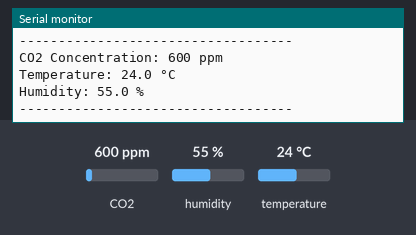
The sketch below on a simulated ESP32-C6. Parts: the last lines printed to the serial monitor. The test bench sets the inputs (shaded band); at power-on: CO2 600 ppm, humidity 55 %, temperature 24 °C.

Above: at 1.2 s.
1.3 s: CO2 set to 452 ppm
At 2.0 s:
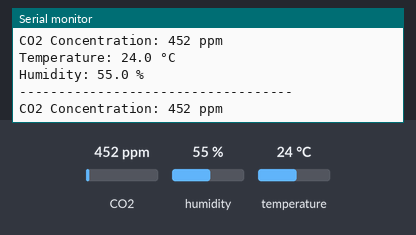
2.8 s: humidity set to 22 %
At 4.09 s:
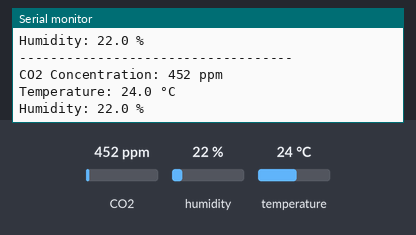
4.3 s: temperature set to 12 °C
At 7.12 s:
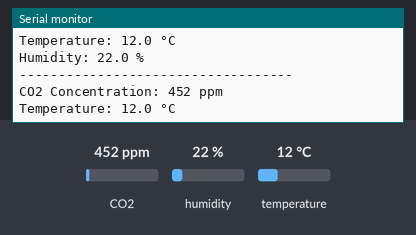

The sketch:

SCD30_ESP32-C6.ino
```cpp
#include <Wire.h>
#include <SparkFun_SCD30_Arduino_Library.h>

// Create an instance of the SCD30 sensor
SCD30 scd30;

// I2C pins for ESP32-C6
#define SDA_PIN 5  // GPIO5 for SDA
#define SCL_PIN 6  // GPIO6 for SCL

void setup() {
  // Initialize serial communication
  Serial.begin(115200);

  // Wait for serial monitor to open
  while(!Serial) {
    delay(10);
  }

  Serial.println("SCD30 CO2, Temperature and Humidity Sensor Test");

  // Initialize I2C with custom pins
  Wire.begin(SDA_PIN, SCL_PIN);

  // Initialize the SCD30 sensor
  if (scd30.begin()) {
    Serial.println("SCD30 sensor found!");

    // Set measurement interval (2 seconds, can be 2-1800 seconds)
    scd30.setMeasurementInterval(2);

    // Set altitude compensation in meters (adjust for your location for better CO2 accuracy)
    scd30.setAltitudeCompensation(0);

    // Optionally set ambient pressure compensation (default: 0 = disabled)
    // If you have a separate pressure sensor, you can use this value in mbar
    scd30.setAmbientPressure(1013); // Standard sea level pressure is 1013.25 mbar

    // Start continuous measurements
    scd30.beginMeasuring();
  } else {
    Serial.println("SCD30 sensor not detected. Please check wiring!");
    while (1) {
      delay(10);
    }
  }

  Serial.println("Waiting for first measurement... (this might take ~2 seconds)");
  Serial.println("-----------------------------------");
}

void loop() {
  // Check if data is available
  if (scd30.dataAvailable()) {
    // Read measurements
    float co2 = scd30.getCO2();
    float temperature = scd30.getTemperature();
    float humidity = scd30.getHumidity();

    // Print readings to serial monitor
    Serial.print("CO2 Concentration: ");
    Serial.print(co2, 0); // 0 decimal places
    Serial.println(" ppm");

    Serial.print("Temperature: ");
    Serial.print(temperature, 1); // 1 decimal place
    Serial.println(" °C");

    Serial.print("Humidity: ");
    Serial.print(humidity, 1); // 1 decimal place
    Serial.println(" %");

    Serial.println("-----------------------------------");
  }

  // Small delay
  delay(100);
}
```

Measured:
- after the input at 1.3 s, the serial monitor: prints a new line after 0.07 s (image 1)
- after the input at 2.8 s, the serial monitor: prints a new line at once (image 2)
- after the input at 4.3 s, the serial monitor: prints a new line after 0.10 s (image 3)
